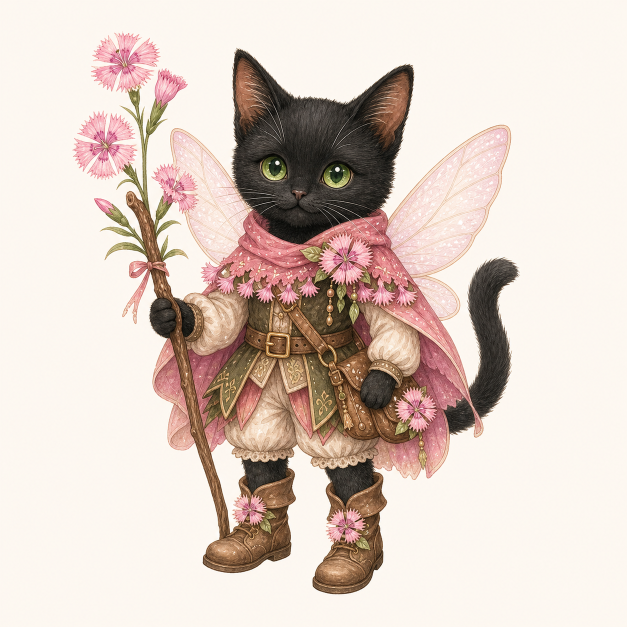
#> input picture docs/cat-fairies-round2-2026-06-18/nadeshiko-black-cat-fairy-original.png, 1254 x 1254 px, found by its file name (shown at 1/2 size); its folder holds 5 pictures in this run
$ python process_nadeshiko_cat.py
#> lines starting #> are read from the running program, lines starting #| are printed output that depends on the picture
from PIL import Image, ImageDraw, ImageFilter
from collections import deque
from pathlib import Path
import math
base = Path(r'C:\Users\akane\Documents\Codex\2026-06-14\new-chat\suiyoukai-stamp-app\docs\cat-fairies-round2-2026-06-18')
name = 'nadeshiko-black-cat-fairy'
src = base / f'{name}-original.png'
img = Image.open(src).convert('RGBA')
w,h = img.size
#> w = 1254; h = 1254
pix = img.load()
samples=[]
for x,y in [(0,0),(w-1,0),(0,h-1),(w-1,h-1),(w//2,0),(w//2,h-1),(0,h//2),(w-1,h//2)]:
    samples.append(pix[x,y][:3])
#> after the loop, samples = [(252, 247, 239), (252, 247, 238), (251, 245, 238), (251, 244, 235), (253, 248, 241), (254, 248, 240), (252, 247, 240), (253, 247, 240)]
bg = tuple(round(sum(c[i] for c in samples)/len(samples)) for i in range(3))
#> bg = (252, 247, 239)
def dist(rgb): return math.sqrt(sum((rgb[i]-bg[i])**2 for i in range(3)))
seen=bytearray(w*h); q=deque()
for x in range(w):
    for y in (0,h-1):
        if dist(pix[x,y][:3])<38:
            idx=y*w+x
            if not seen[idx]: seen[idx]=1; q.append((x,y))
for y in range(h):
    for x in (0,w-1):
        if dist(pix[x,y][:3])<38:
            idx=y*w+x
            if not seen[idx]: seen[idx]=1; q.append((x,y))
while q:
    x,y=q.popleft()
    for nx,ny in ((x+1,y),(x-1,y),(x,y+1),(x,y-1)):
        if nx<0 or ny<0 or nx>=w or ny>=h: continue
        idx=ny*w+nx
        if seen[idx]: continue
        if dist(pix[nx,ny][:3])<45:
            seen[idx]=1; q.append((nx,ny))
#> this loop made 1018837 passes
#> (x, y) on passes 1 to 3: (0, 0), (0, 1253), (1, 0)
mask=Image.new('L',(w,h),0); mp=mask.load()
#> after `mask = Image.new('L', (w, h), 0)`: mask: PIL image 1254x1254 L; every value is 0
for y in range(h):
    row=y*w
    for x in range(w):
        if seen[row+x]: mp[x,y]=255
mask=mask.filter(ImageFilter.GaussianBlur(0.55))
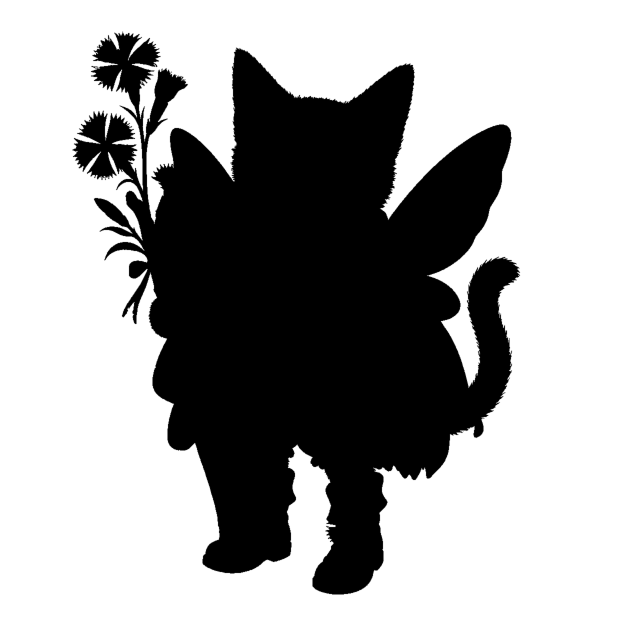
#> mask: PIL image 1254x1254 L (shown at 1/2 size); min 0, max 255, mean 165.2
out=img.copy(); op=out.load(); m=mask.load()
for y in range(h):
    for x in range(w):
        alpha=255-m[x,y]
        if alpha<8: alpha=0
        r,g,b,a=op[x,y]
        op[x,y]=(r,g,b,min(a,alpha))
bbox=out.getchannel('A').getbbox()
#> bbox = (144, 62, 1041, 1190)
if bbox: out=out.crop(bbox)
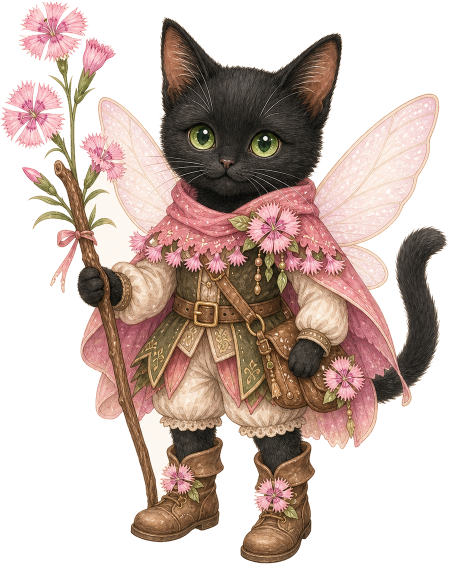
#> out: PIL image 897x1128 RGBA (shown at 1/2 size); mean R, G, B, A 201.3, 180.3, 169.8, 139.5; transparent parts drawn white
size=max(out.size); pad=int(size*0.14)
#> after `size = max(out.size)`: size = 1128
#> after `pad = int(size * 0.14)`: pad = 157
canvas=Image.new('RGBA',(size+pad*2,size+pad*2),(255,255,255,0))
canvas.alpha_composite(out,((canvas.width-out.width)//2,(canvas.height-out.height)//2))
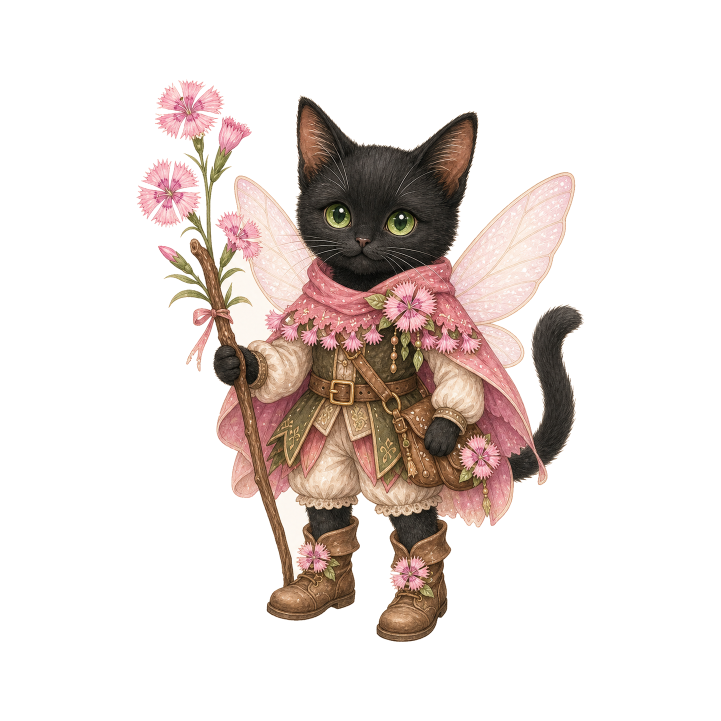
#> canvas: PIL image 1442x1442 RGBA (shown at 1/2 size); mean R, G, B, A 229.4, 220.3, 216.6, 67.9; transparent parts drawn white
trans=base/f'{name}-transparent-candidate.png'; canvas.save(trans)
checker=Image.new('RGBA',canvas.size,(255,255,255,255)); d=ImageDraw.Draw(checker); s=32
#> after `checker = Image.new('RGBA', canvas.size, (255, 255, 255, 255))`: checker: PIL image 1442x1442 RGBA; every value is 255
for yy in range(0,canvas.height,s):
    for xx in range(0,canvas.width,s):
        d.rectangle([xx,yy,xx+s-1,yy+s-1],fill=(235,235,235,255) if ((xx//s+yy//s)%2)==0 else (255,255,255,255))
checker.alpha_composite(canvas)
thumb_o=img.copy(); thumb_o.thumbnail((520,520), Image.LANCZOS)
#> after `thumb_o.thumbnail((520, 520), Image.LANCZOS)`:
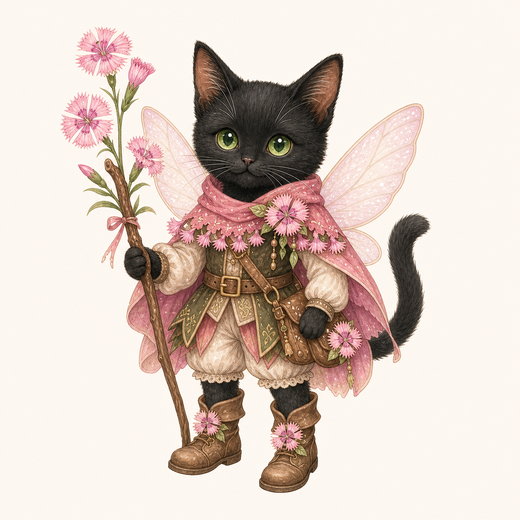
#> thumb_o: PIL image 520x520 RGBA; mean R, G, B, A 219.6, 204.2, 195, 255
thumb_t=checker.copy(); thumb_t.thumbnail((520,520), Image.LANCZOS)
#> after `thumb_t.thumbnail((520, 520), Image.LANCZOS)`:
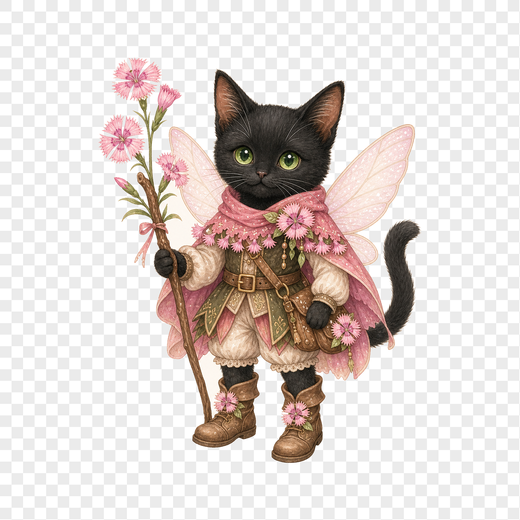
#> thumb_t: PIL image 520x520 RGBA; mean R, G, B, A 221.9, 213, 209.3, 255
sheet=Image.new('RGB',(1120,650),(252,248,239))
sheet.paste(thumb_o.convert('RGB'),(40+(520-thumb_o.width)//2,70+(520-thumb_o.height)//2))
sheet.paste(thumb_t.convert('RGB'),(560+(520-thumb_t.width)//2,70+(520-thumb_t.height)//2))
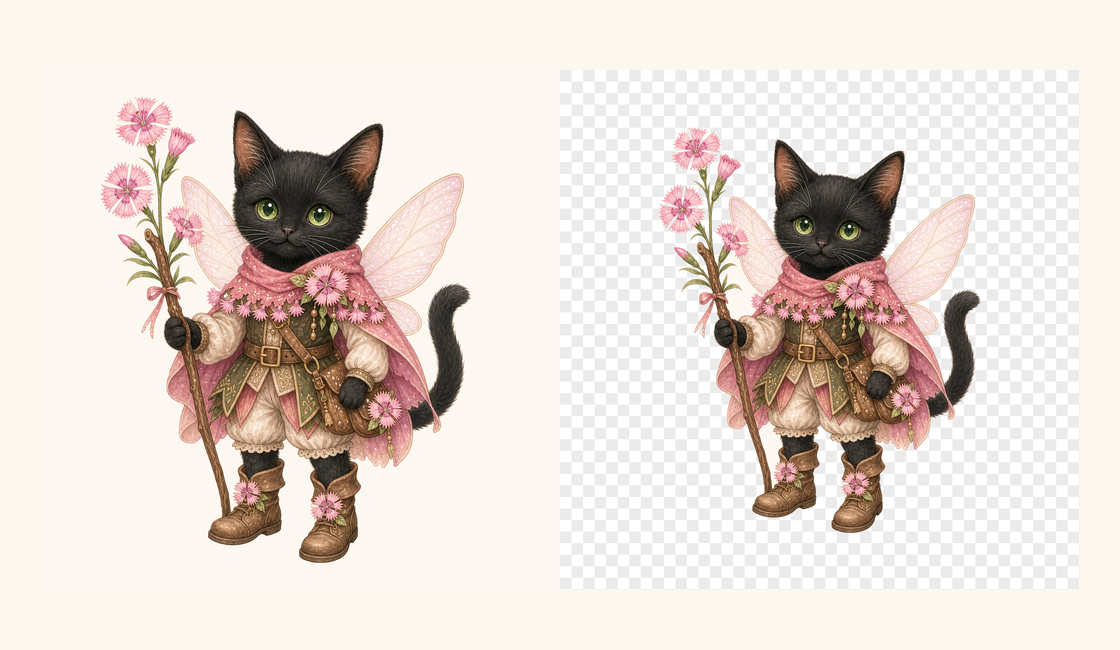
#> sheet: PIL image 1120x650 RGB; mean R, G, B 228.8, 218.7, 211.6
d=ImageDraw.Draw(sheet); d.text((40,25),'Nadeshiko black cat fairy original',fill=(80,70,55)); d.text((560,25),'Transparent candidate',fill=(80,70,55))
sheet.save(base/f'{name}-background-check-2026-06-18.png')
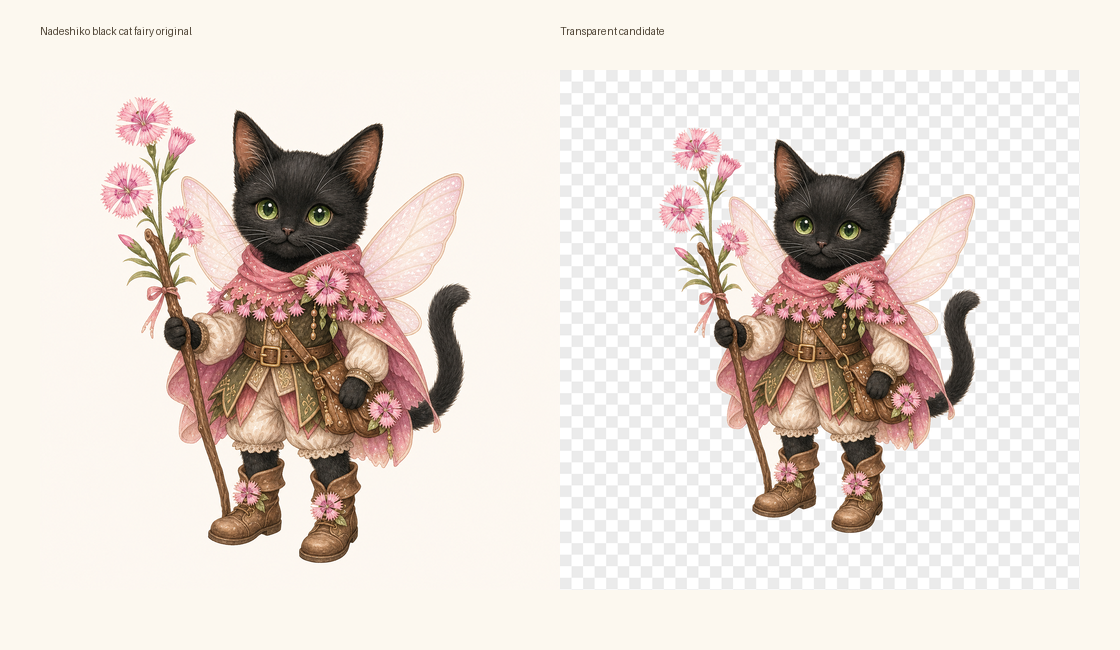
#> saved as nadeshiko-black-cat-fairy-background-check-2026-06-18.png: PIL image 1120x650 RGB; mean R, G, B 228.7, 218.6, 211.5
print(trans)
print(base/f'{name}-background-check-2026-06-18.png')
